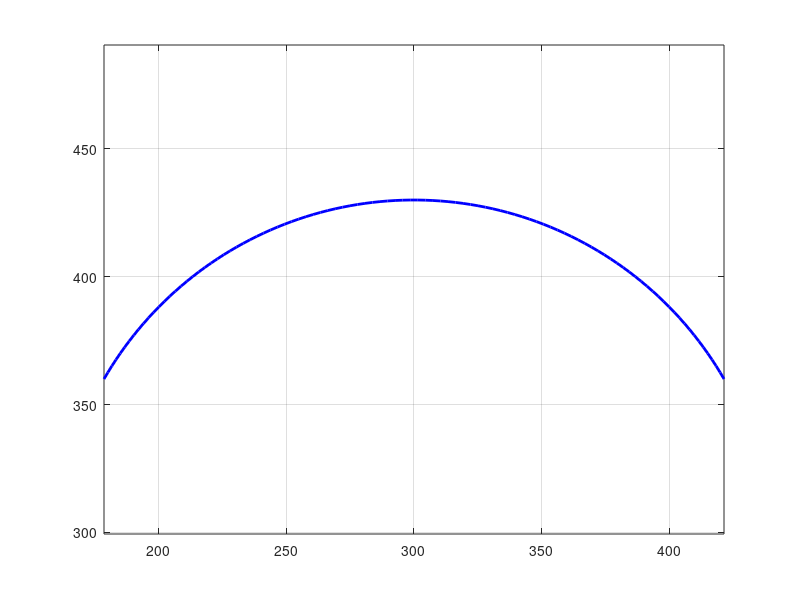

Recreate this plot in MATLAB. (Note: this script raises an error after producing the figure.)
% Code to burn a white circle into a black digital image.
% Write white pixels along the circumference of the circle into an image.
% Create image of size 1200 rows by 2200 columns.

imageSizeX = 600;
imageSizeY = 600;
[columnsInImage rowsInImage] = meshgrid(1:imageSizeX, 1:imageSizeY);

myImage = zeros(imageSizeX, imageSizeY, 'uint8');
% Let's specify the center at (x, y) = (1600, 600) and the radius = 350.
xCenter = imageSizeX/2;
yCenter = imageSizeY/2;
radius = 200;
% Circumference for a circle of radius 350 should be 2*pi*r = 2199 pixels.
% To ensure that we have no gaps in the circle 
% we need to make sure we have at least as many coordinates in vectors x and y 
% as there are around the circumference of the circle.
% Make it double that just to make extra sure there are no gaps in the circle
% by going all 360 degrees (0 - 2*pi) with 4398 points.
theta = linspace(0, 2*pi, round(4 * pi * radius)); % Define angles
% Get x and y vectors for each point along the circumference.
x = radius * cos(theta) + xCenter;
y = radius * sin(theta) + yCenter;
plot(x, y);
axis square;
grid on;

% Write those (x,y) into the image with gray level 255.
for k = 1 : length(x)
    row = round(y(k));
    col = round(x(k));
    myImage(row, col) = 255;
end
% Display the image.  It may appear as though there are gaps in the circle
% due to subsampling for display but examine the image in the variable inspector
% and you'll see there are no gaps/breaks in the circle.

% Plot crosshairs in the overlay at the center
% hold on;
% plot(xCenter, yCenter, 'r+', 'MarkerSize', 100);


% Define parameters of the arc.
xCenter = imageSizeX/2;
yCenter = imageSizeY/2-10; 
radius = 140;
% Define the angle theta as going from 30 to 150 degrees in 100 steps.
theta2 = linspace(30, 150, 100);
% Define x and y using "Degrees" version of sin and cos.
x = [];y = [];

x = radius * cosd(theta2) + xCenter; 
y = radius * sind(theta2) + yCenter; 
% Now plot the points.
plot(x, y, 'b-', 'LineWidth', 2); 
axis equal; 
grid on;
for k = 1 : length(x)
    row = round(y(k));
    col = round(x(k));
    myImage(row, col) = 255;
end
SE = strel('disk',8,8);
myImage = imdilate(myImage,SE);
imshow(myImage);
axis('on', 'image');

centerX = 220;
centerY = 220;
radius = 20;
circlePixels = (rowsInImage - centerY).^2 ...
    + (columnsInImage - centerX).^2 <= radius.^2;
myImage(circlePixels) = 255;
imshow(myImage);

centerX = 380;
centerY = 220;
radius = 20;
circlePixels = (rowsInImage - centerY).^2 ...
    + (columnsInImage - centerX).^2 <= radius.^2;
myImage(circlePixels) = 255;
imshow(myImage);
targetPattern = double(myImage);
ITarget = targetPattern;